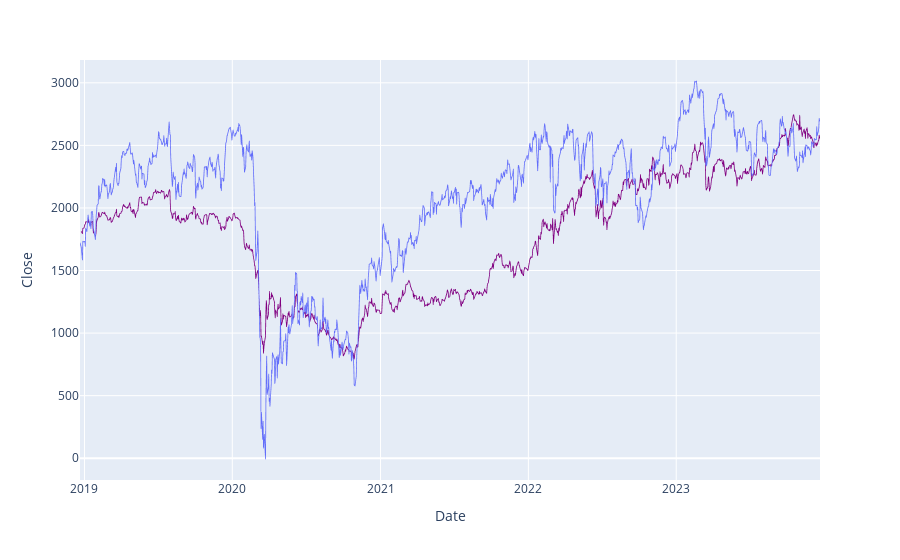

Source (notebook cell):
### Markdown cell above
Plot

### Code cell
import plotly.express as px


fig = px.line(shell_history, x="Date", y="Close")
fig.update_traces(line_color='purple')
fig.add_trace(px.line(ftse_history_shifted, x="Date", y="Close").data[0])
fig.update_traces(line_width=0.8)
fig.update_layout(hovermode="x unified")
fig.show()

### Figure 1 — Plotly figure (JSON) as saved in the notebook; plotly's stock layout.template omitted (floating-point values rounded to 4 significant figures; data arrays with more than 128 entries replaced by an {"elided": "..."} marker saying what was removed)
{"data": [{"hovertemplate": "Date=%{x}<br>Close=%{y}<extra></extra>", "legendgroup": "", "line": {"color": "purple", "dash": "solid", "width": 0.8}, "marker": {"symbol": "circle"}, "mode": "lines", "name": "", "showlegend": false, "type": "scattergl", "x": {"elided": "1260 str values"}, "xaxis": "x", "y": {"elided": "1260 float values"}, "yaxis": "y"}, {"hovertemplate": "Date=%{x}<br>Close=%{y}<extra></extra>", "legendgroup": "", "line": {"color": "#636efa", "dash": "solid", "width": 0.8}, "marker": {"symbol": "circle"}, "mode": "lines", "name": "", "showlegend": false, "type": "scattergl", "x": {"elided": "1261 str values"}, "xaxis": "x", "y": {"elided": "1261 float values"}, "yaxis": "y"}], "layout": {"hovermode": "x unified", "legend": {"tracegroupgap": 0}, "margin": {"t": 60}, "xaxis": {"anchor": "y", "domain": [0, 1], "title": {"text": "Date"}}, "yaxis": {"anchor": "x", "domain": [0, 1], "title": {"text": "Close"}}}}
